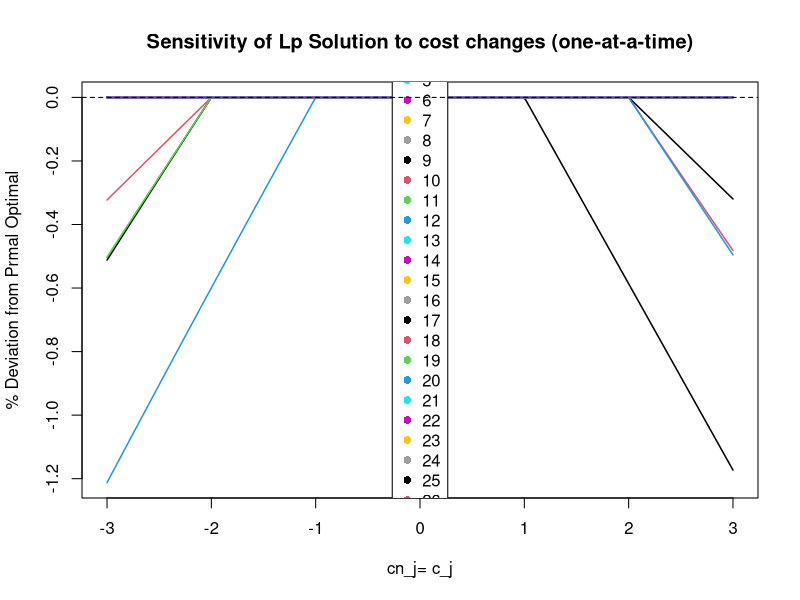
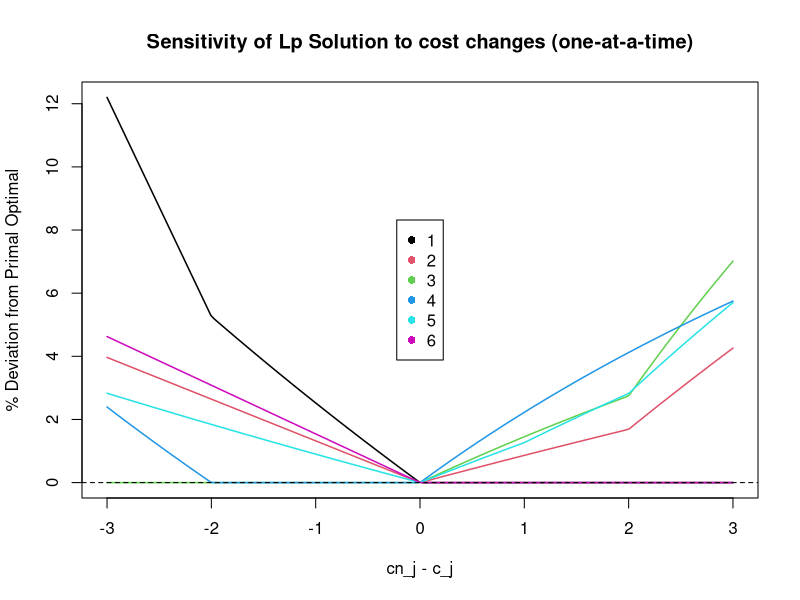

R code for these plots, in order:
rm(list = ls())
library(lpSolve)


#(i)
u <- c(36, 40, 32, 43, 29,
       28, 27, 29, 40, 38,
       34, 35, 41, 29, 55,
       41, 42, 35, 27, 36,
       25, 28, 40, 34, 38,
       31, 30, 43, 40, 38)
b <- c(72, 115, 82, 28, 91, 63, 19, 61, 82, 18, 20)
A <- rbind(c(rep(1,5),rep(0,25)),
           c(rep(0,5),rep(1,5),rep(0,20)),
           c(rep(0,10),rep(1,5),rep(0,15)),
           c(rep(0,15),rep(1,5),rep(0,10)),
           c(rep(0,20),rep(1,5),rep(0,5)),
           c(rep(0,25),rep(1,5)),
           rep(c(1,0,0,0,0),6),
           rep(c(0,1,0,0,0),6),
           rep(c(0,0,1,0,0),6),
           rep(c(0,0,0,1,0),6),
           rep(c(0,0,0,0,1),6))
dir <- c(rep("<=",6),rep(">=",5))
o=lp(direction = "min",objective.in = u,const.mat = A,const.dir = dir,const.rhs = b)
o$status
o$objval
o$solution

#solve with lp.transport
bs=c(72, 115, 82, 28, 91, 63); bd=c(19, 61, 82, 18, 20)
o=lp.transport(cost.mat = matrix(u,nrow = 6,byrow = T),direction = "min",row.signs = rep("<=",6),row.rhs = bs,col.signs = rep(">=",5),col.rhs = bd,integers = F)
colnames(o$solution)=c("A","B","C","D","E"); rownames(o$solution)=c("1|","2|","3|","4|","5|","6|")
o$status
o$solution
o$objval

#(ii)
x=matrix(u,nrow=6,byrow=T)
colnames(x)=c("A","B","C","D","E"); rownames(x)=c("1|","2|","3|","4|","5|","6|")
print(x)

xx=matrix(b,nrow=1,byrow=T)
print(xx)

#A-coefficients for Retail Outlets and Supplier Depot
xy=matrix(A,nrow=11,byrow=T)
print(xy)

#
# now Solve as an Lp Problem
#
dir <- c(rep("<=",6),rep(">=",5))
o=lp("min", u, A, dir, b); soln=o$solution; print(o$objval)


x=matrix(soln,nrow=6,byrow=T)
colnames(x)=c("A","B","C","D","E"); rownames(x)=c("1|","2|","3|","4|","5|","6|")
print(x) #best solution

#worst allocation
o=lp("max", u, A, dir, b); soln=o$solution ; print(o$bjval)

x = matrix(soln,nrow=6,byrow=T)
colnames(x)=c("A","B","C","D","E"); rownames(x)=c("1|","2|","3|","4|","5|","6|")
print(x) #(worst solution)


#(iii)
u <- c(36, 40, 32, 43, 29,
       28, 27, 29, 40, 38,
       34, 35, 41, 29, 55,
       41, 42, 35, 27, 36,
       25, 28, 40, 34, 38,
       31, 30, 43, 40, 38)
b <- c(72, 115, 82, 28, 91, 63, 19, 61, 82, 18, 20)
A <- rbind(c(rep(1,5),rep(0,25)),
           c(rep(0,5),rep(1,5),rep(0,20)),
           c(rep(0,10),rep(1,5),rep(0,15)),
           c(rep(0,15),rep(1,5),rep(0,10)),
           c(rep(0,20),rep(1,5),rep(0,5)),
           c(rep(0,25),rep(1,5)),
           rep(c(1,0,0,0,0),6),
           rep(c(0,1,0,0,0),6),
           rep(c(0,0,1,0,0),6),
           rep(c(0,0,0,1,0),6),
           rep(c(0,0,0,0,1),6))
dir <- c(rep("<=",6),rep(">=",5))


o=lp( "min", u, A, dir, b, compute.sens=1); soln=o$solution
o$solution

ds=seq(-3,3,length=200); fs=NULL
for(k in 1:30) {  ffs=NULL;for(d in ds) {  un=u ; un[k]=u[k]+d; o=lp("min", un, A, dir, b); solnn=o$solution
ffs=c(ffs,100*sum(sum(solnn*un-soln*un)/sum(solnn*un))) }
fs=cbind(fs,ffs) }


matplot(ds,fs,type="l",lty=c(1),main="Sensitivity of Lp Solution to cost changes (one-at-a-time)",
        ylab="% Deviation from Prmal Optimal",xlab="cn_j= c_j", lwd=1.5)
legend("center",legend=as.character(c(1:30)),col=c(1:30),pch=16); abline(h=0,lty=c(2))


u <- c(5,4,3,5,4,3)
b <- c(28,25,-20,-10,-14,0,0,0)
A <- rbind(c(1,1,1,0,0,0),c(0,0,0,1,1,1),
           c(-1,0,0,-1,0,0),c(0,-1,0,0,-1,0),
           c(0,0,-1,0,0,-1),c(1,0,0,-1,0,0),
           c(0,1,0,0,-1,0),c(0,0,-1,0,0,3))
dir <-rep("<=",8)

o=lp("max", u, A, dir, b, compute.sens=1); soln=o$solution
o$solution

ds=seq(-3,3,length=200); fs=NULL
for(k in 1:6) {  ffs=NULL;for(d in ds) {  un=u ; un[k]=u[k]+d; o=lp("max", un, A, dir, b); solnn=o$solution
ffs=c(ffs,100*sum(sum(solnn*un-soln*un)/sum(solnn*un))) }
fs=cbind(fs,ffs) }


matplot(ds,fs,type="l",lty=c(1),main="Sensitivity of Lp Solution to cost changes (one-at-a-time)",
        ylab="% Deviation from Primal Optimal",xlab="cn_j - c_j", lwd=1.5)
legend("center",legend=as.character(c(1:6)),col=c(1:6),pch=16); abline(h=0,lty=c(2))
